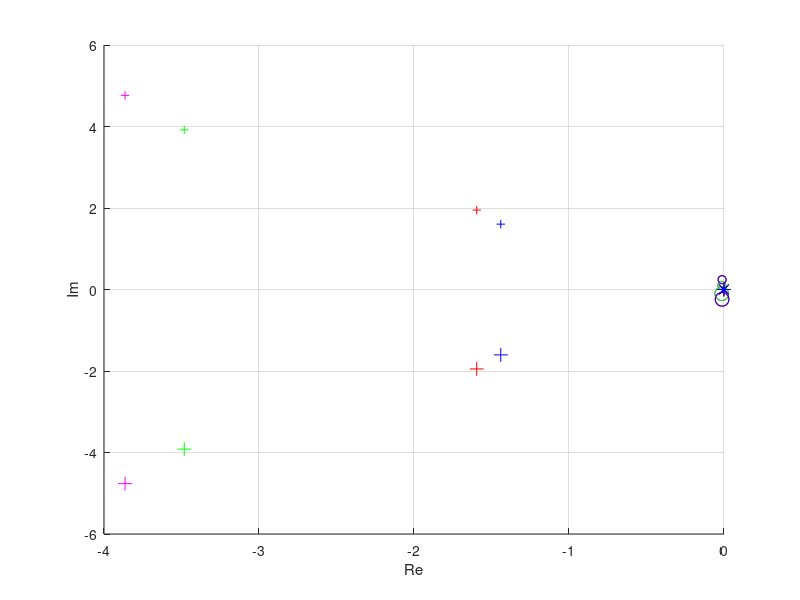

Reproduce this figure in MATLAB. (Note: this script raises an error after producing the figure.)
% Load data
cruise1 = load('cruise1');
cruise2 = load('cruise2');
approach1 = load('approach1');
approach2 = load('approach2');

% Unpack eigenvalues
phugEigVal_c1 = cruise1.EigAnalysis.Phugoid.Pole;
shrtEigVal_c1 = cruise1.EigAnalysis.ShortPeriod.Pole;
attiEigVal_c1 = cruise1.EigAnalysis.AttitudeConDi.Pole;
dtchEigVal_c1 = cruise1.EigAnalysis.DutchRoll.Pole;
sprlEigVal_c1 = cruise1.EigAnalysis.Spiral.Pole;
rollEigVal_c1 = cruise1.EigAnalysis.Roll.Pole;
phugEigVal_c2 = cruise2.EigAnalysis.Phugoid.Pole;
shrtEigVal_c2 = cruise2.EigAnalysis.ShortPeriod.Pole;
attiEigVal_c2 = cruise2.EigAnalysis.AttitudeConDi.Pole;
dtchEigVal_c2 = cruise2.EigAnalysis.DutchRoll.Pole;
sprlEigVal_c2 = cruise2.EigAnalysis.Spiral.Pole;
rollEigVal_c2 = cruise2.EigAnalysis.Roll.Pole;
phugEigVal_a1 = approach1.EigAnalysis.Phugoid.Pole;
shrtEigVal_a1 = approach1.EigAnalysis.ShortPeriod.Pole;
attiEigVal_a1 = approach1.EigAnalysis.AttitudeConDi.Pole;
dtchEigVal_a1 = approach1.EigAnalysis.DutchRoll.Pole;
sprlEigVal_a1 = approach1.EigAnalysis.Spiral.Pole;
rollEigVal_a1 = approach1.EigAnalysis.Roll.Pole;
phugEigVal_a2 = approach2.EigAnalysis.Phugoid.Pole;
shrtEigVal_a2 = approach2.EigAnalysis.ShortPeriod.Pole;
attiEigVal_a2 = approach2.EigAnalysis.AttitudeConDi.Pole;
dtchEigVal_a2 = approach2.EigAnalysis.DutchRoll.Pole;
sprlEigVal_a2 = approach2.EigAnalysis.Spiral.Pole;
rollEigVal_a2 = approach2.EigAnalysis.Roll.Pole;

figure;
    hold on
    p1 = plot(real(phugEigVal_c1), imag(phugEigVal_c1),'om', real(phugEigVal_c1), -imag(phugEigVal_c1), 'om', 'MarkerSize', 10);
    p2 = plot(real(shrtEigVal_c1), imag(shrtEigVal_c1),'+m',  real(shrtEigVal_c1), -imag(shrtEigVal_c1), '+m', 'MarkerSize', 10);
    p3 = plot(real(attiEigVal_c1), imag(attiEigVal_c1),'*m', real(attiEigVal_c1), -imag(attiEigVal_c1), '*m',  'MarkerSize', 10);
    p4 = plot(real(phugEigVal_c2), imag(phugEigVal_c2),'og', real(phugEigVal_c2), -imag(phugEigVal_c2), 'og', 'MarkerSize', 10);
    p5 = plot(real(shrtEigVal_c2), imag(shrtEigVal_c2),'+g',  real(shrtEigVal_c2), -imag(shrtEigVal_c2), '+g', 'MarkerSize', 10);
    p6 = plot(real(attiEigVal_c2), imag(attiEigVal_c2),'*g', real(attiEigVal_c2), -imag(attiEigVal_c2), '*g',  'MarkerSize', 10);
    p7 = plot(real(phugEigVal_a1), imag(phugEigVal_a1),'or', real(phugEigVal_a1), -imag(phugEigVal_a1), 'or', 'MarkerSize', 10);
    p8 = plot(real(shrtEigVal_a1), imag(shrtEigVal_a1),'+r',  real(shrtEigVal_a1), -imag(shrtEigVal_a1), '+r', 'MarkerSize', 10);
    p9 = plot(real(attiEigVal_a1), imag(attiEigVal_a1),'*r', real(attiEigVal_a1), -imag(attiEigVal_a1), '*r',  'MarkerSize', 10);
    p10 = plot(real(phugEigVal_a2), imag(phugEigVal_a2),'ob', real(phugEigVal_a2), -imag(phugEigVal_a2), 'ob', 'MarkerSize', 10);
    p12 = plot(real(shrtEigVal_a2), imag(shrtEigVal_a2),'+b',  real(shrtEigVal_a2), -imag(shrtEigVal_a2), '+b', 'MarkerSize', 10);
    p13 = plot(real(attiEigVal_a2), imag(attiEigVal_a2),'*b', real(attiEigVal_a2), -imag(attiEigVal_a2), '*b',  'MarkerSize', 10);
    xlabel('Re');
    ylabel('Im');
    grid on
    gridxy(0,0);
       hleg1 = legend('Phugoid Mode (cg:1, 220kts)', 'Short Period Mode (cg:1, 220kts)', ...
        'Attitude Convergence/Divergence Mode (cg:1, 220kts)','Phugoid Mode (cg:2, 220kts)', 'Short Period Mode (cg:2, 220kts)', ...
        'Attitude Convergence/Divergence Mode (cg:2, 220kts)','Phugoid Mode (cg:1, 90kts)', 'Short Period Mode (cg:1, 90kts)', ...
        'Attitude Convergence/Divergence Mode (cg:1, 90kts)','Phugoid Mode (cg:2, 90kts)', 'Short Period Mode (cg:2, 90kts)', ...
        'Attitude Convergence/Divergence Mode (cg:2, 90kts)');
    set(hleg1, 'Location', 'Best');
    set(gcf, 'Color', [1 1 1]);
    set(gca, 'Color', [1 1 1]); 
    
    
    figure;
    hold on
    p1 = plot(real(dtchEigVal_c1), imag(dtchEigVal_c1), '^m', real(dtchEigVal_c1), -imag(dtchEigVal_c1), '^m', 'MarkerSize', 10);
    p2 = plot(real(sprlEigVal_c1), imag(sprlEigVal_c1), 'xm', real(sprlEigVal_c1), -imag(sprlEigVal_c1), 'xm', 'MarkerSize', 10);
    p3 = plot(real(rollEigVal_c1), imag(rollEigVal_c1), 'pm', real(rollEigVal_c1),-imag(rollEigVal_c1), 'pm', 'MarkerSize', 10);
    p4 = plot(real(dtchEigVal_c2), imag(dtchEigVal_c2), '^g', real(dtchEigVal_c2), -imag(dtchEigVal_c2), '^g', 'MarkerSize', 10);
    p5 = plot(real(sprlEigVal_c2), imag(sprlEigVal_c2), 'xg', real(sprlEigVal_c2), -imag(sprlEigVal_c2), 'xg', 'MarkerSize', 10);
    p6 = plot(real(rollEigVal_c2), imag(rollEigVal_c2), 'pg', real(rollEigVal_c2),-imag(rollEigVal_c2), 'pg', 'MarkerSize', 10);
    p7 = plot(real(dtchEigVal_a1), imag(dtchEigVal_a1), '^r', real(dtchEigVal_a1), -imag(dtchEigVal_a1), '^r', 'MarkerSize', 10);
    p8 = plot(real(sprlEigVal_a1), imag(sprlEigVal_a1), 'xr', real(sprlEigVal_a1), -imag(sprlEigVal_a1), 'xr', 'MarkerSize', 10);
    p9 = plot(real(rollEigVal_a1), imag(rollEigVal_a1), 'pr', real(rollEigVal_a1),-imag(rollEigVal_a1), 'pr', 'MarkerSize', 10);
    p10 = plot(real(dtchEigVal_a2), imag(dtchEigVal_a2), '^b', real(dtchEigVal_a2), -imag(dtchEigVal_a2), '^b', 'MarkerSize', 10);
    p11 = plot(real(sprlEigVal_a2), imag(sprlEigVal_a2), 'xb', real(sprlEigVal_a2), -imag(sprlEigVal_a2), 'xb', 'MarkerSize', 10);
    p12 = plot(real(rollEigVal_a2), imag(rollEigVal_a2), 'pb', real(rollEigVal_a2),-imag(rollEigVal_a2), 'pb', 'MarkerSize', 10);
    xlabel('Re');
    ylabel('Im');
    grid on
    gridxy(0,0);
    hleg2 = legend([p4, p5, p6],'Dutch Roll Mode (cg:1, 220kts)', 'Spiral Mode (cg:1, 220kts)', ...
        'Roll Mode (cg:1, 220kts)','Dutch Roll Mode (cg:2, 220kts)', 'Spiral Mode (cg:2, 220kts)', ...
        'Roll Mode (cg:2, 220kts)','Dutch Roll Mode (cg:1, 90kts)', 'Spiral Mode (cg:1, 90kts)', ...
        'Roll Mode (cg:1, 90kts)','Dutch Roll Mode (cg:2, 90kts)', 'Spiral Mode (cg:2, 90kts)', ...
        'Roll Mode (cg:2, 90kts)');
    set(hleg2, 'Location', 'Best');
    set(gcf, 'Color', [1 1 1]);
    set(gca, 'Color', [1 1 1]);